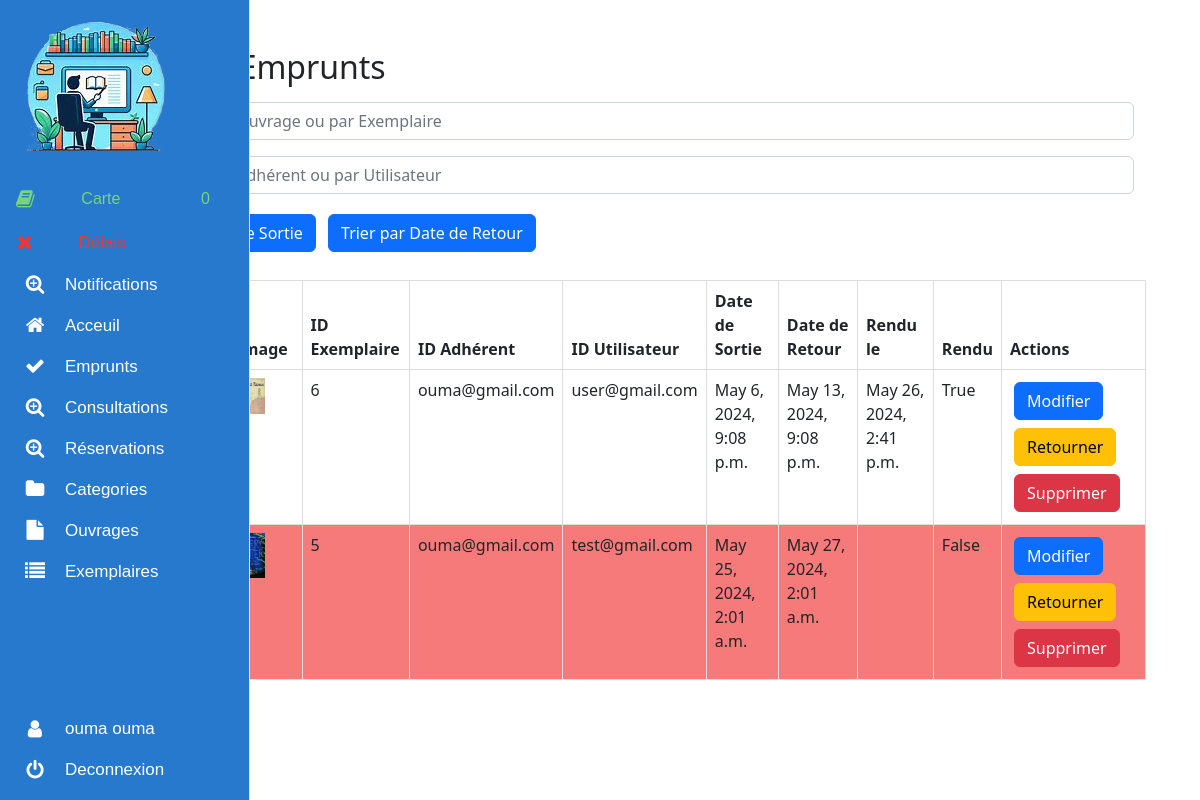
The page /liste_emprunt/ (signed in) on the database its author committed.
### biblio_app/models.py (models this page shows, shortened)
class Emprunter(models.Model):
    id_emprunt = models.AutoField(primary_key=True)
    exemplaire = models.ForeignKey(Exemplaire, on_delete=models.CASCADE)
    ouvrage = models.ForeignKey(Ouvrage, on_delete=models.CASCADE)
    bibliothecaire_id = models.ForeignKey(Bibliothecaire, on_delete=models.CASCADE)
    utilisateur = models.ForeignKey(Utilisateur, on_delete=models.CASCADE)
    date_sortie = models.DateTimeField(default=timezone.now)
    date_retour = models.DateTimeField(null=True, blank=True)
    date_rendu = models.DateTimeField(null=True, blank=True)
    rendu = models.BooleanField(default=False)
    num_extensions=models.IntegerField(default=0)

class Ouvrage(models.Model):
    ISBN  = models.CharField(max_length=100,primary_key=True)
    titre = models.CharField(max_length=80)
    type = models.CharField(max_length=20)
    auteur  = models.CharField(max_length=50)
    categorie  = models.ForeignKey(Categorie , on_delete=models.CASCADE , default=1)
    edition  = models.CharField(max_length=80)
    image = models.ImageField(upload_to='uploads/ouvrage/')
    description =models.CharField(max_length=300,default='')
    num_exemplaire = models.PositiveIntegerField(default=0)
    num_exmp_dispo = models.PositiveIntegerField(default=0)

class Exemplaire(models.Model):
    id_exemplaire = models.AutoField(primary_key=True,unique=True)
    deteriore = models.BooleanField(default=False)
    perdu = models.BooleanField(default=False)
    empruntable = models.BooleanField(default=False)
    ouvrage = models.ForeignKey(Ouvrage, on_delete=models.CASCADE)
    disponible = models.BooleanField(default=True)
    def __init__(self, *args, **kwargs):
        super(Exemplaire, self).__init__(*args, **kwargs)
        if self.pk is None:
            self.deteriore = False
            self.perdu = False

class Personne(AbstractBaseUser, PermissionsMixin):
    image = models.ImageField(upload_to='uploads/users/image/', null=True, blank=True,default="assets/profile_user.jpeg")
    email = models.EmailField(unique=True)
    nom = models.CharField(max_length=100)
    prenom = models.CharField(max_length=100)
    telephone = models.CharField(max_length=20)
    password=models.CharField(max_length=50)
    is_active = models.BooleanField(default=True)
    is_staff = models.BooleanField(default=False)
    USERNAME_FIELD = 'email'
    REQUIRED_FIELDS = ['nom','prenom','password']
    ROLE_CHOICES = (
        ('UTILISATEUR', 'Utilisateur'),
        ('BIBLIOTHECAIRE', 'Bibliothecaire'),
        ('ADMINSUP', 'AdminSup'),
    )
    role = models.CharField(max_length=20, choices=ROLE_CHOICES, default='UTILISATEUR')
    objects = PersonneManager()

### biblio_app/views.py (the view)
# urls.py: path('liste_emprunt/', views.liste_emprunt, name='liste_emprunt'),
@login_required
def liste_emprunt(request):
    if is_bibliothecaire(request) :
        emprunt_list = Emprunter.objects.all().order_by('id_emprunt')
        ouvrages = Ouvrage.objects.all()
        exemplaires = Exemplaire.objects.all()
        paginator = Paginator(emprunt_list, 10)  # Show 10 categories per page
        page_number = request.GET.get('page')
        emprunts = paginator.get_page(page_number)
        return render(request, 'liste_emprunt.html', {'emprunts': emprunts, 'ouvrages': ouvrages, 'exemplaires': exemplaires,'showing':True})
    else :
        messages.error(request, "Vous n'êtes pas autorisé à accéder à cette page.")
        return redirect('home')

### biblio_app/models.py (called while the page is built)
    def __str__(self):
        return f"{self.email}"

### biblio_app/views.py (called while the page is built)
@login_required
def is_bibliothecaire(request):
    if not request.user.is_authenticated:
        return redirect('login_user')
    elif request.user.role == 'BIBLIOTHECAIRE':
        return True
    else:
        return False

### cart/cart.py (called while the page is built)
    def __len__(self):
        return len(self.cart)

### cart/context_processors.py (called while the page is built)
def cart(request):
    return {'cart':Cart(request)}

### biblio_app/templates/liste_emprunt.html (shortened to what this page needs)
{% extends 'admin_nav.html' %}{% block content %}
<div class="container mt-5">
  <h2>Liste des Emprunts</h2>
<div class="container mt-3">
  <input type="text" id="searchOuvrage" class="form-control" placeholder="Recherche par Ouvrage ou par Exemplaire">
</div>
<div class="container mt-3">
  <input type="text" id="searchBibliothecaire" class="form-control" placeholder="Recherche par Adhérent ou par Utilisateur">
</div>
  <div class="container mt-3">
    <button class="btn btn-primary" onclick="sortTable(6)">Trier par Date de Sortie</button>
    <button class="btn btn-primary" onclick="sortTable(7)">Trier par Date de Retour</button><br><br>
  </div>
  <table class="table">
    <thead>
      <tr>
        <th>ID</th>
        <th>Ouvrage</th>
        <th>Image</th>
        <th>ID Exemplaire</th>
        <th>ID Adhérent</th>
        <th>ID Utilisateur</th>
        <th>Date de Sortie</th>
        <th>Date de Retour</th>
        <th>Rendu le</th>
        <th>Rendu</th>
        <th>Actions</th>
      </tr>
    </thead>
    <tbody>
      {% for emprunt in emprunts %}
        <tr>
          <td>{{ emprunt.id_emprunt }}</td>
          <td>{{ emprunt.ouvrage.titre }}</td>
          <td><img src="{{ emprunt.ouvrage.image.url }}" style="max-width: 50%; height: auto;"></td>
          <td>{{ emprunt.exemplaire.id_exemplaire }}</td>
          <td>{{ emprunt.bibliothecaire_id }}</td>
          <td>{{ emprunt.utilisateur.email }}</td>
          <td>{{ emprunt.date_sortie }}</td>
          <td>{{ emprunt.date_retour }}</td>
          <td>{% if emprunt.rendu %}{{ emprunt.date_rendu }}{% endif %}</td>
          <td>{{ emprunt.rendu }}</td>
          <td>
            {% if request.user.role == 'BIBLIOTHECAIRE' %}
            <button class="btn btn-primary modify-btn" data-toggle="modal" data-target="#modifyModal" data-emprunt-id="{{ emprunt.id_emprunt }}">Modifier</button>
            {% endif %}
            <button class="btn btn-warning" data-id_emprunt="{{ emprunt.id_emprunt }}" id="returnButton">Retourner</button>
            <button class="btn btn-danger delete-btn" data-id_emprunt="{{ emprunt.id_emprunt }}" id="deleteButton">Supprimer</button>
          </td>
        </tr>
      {% endfor %}
    </tbody>
  </table>
  <div class="pagination">
    <nav aria-label="Page navigation">
      <ul class="pagination">
          {% for num in emprunts.paginator.page_range %}
          <li class="page-item {% if page_obj.number == num %}active{% endif %}"><a class="page-link" href="?page={{ num }}">{{ num }}</a></li>
          {% endfor %}
      </ul>
  </nav>
  </div>
</div>
{% endblock content %}

### biblio_app/static/css/admin_nav.css (style rules this page uses)
nav { -webkit-user-select:none; -moz-user-select:none; -ms-user-select:none; -o-user-select:none; user-select:none; }
nav ul,nav li { outline:0; margin:0; padding:0; }

### biblio_app/templates/liste_emprunt.html (style rules this page uses)
button { margin: 4px; }
table { border-collapse: collapse; width: 100%; }
th, td { border: 1px solid #dddddd; text-align: left; padding: 8px; }
th { background-color: #f2f2f2; }
.pagination { margin-top: 20px; }
.deadline-surpassed { background-color: #f67a7a; }

### rows shown on the page
Emprunter: id_emprunt "19", ouvrage.image (picture), exemplaire.id_exemplaire "6", bibliothecaire_id "ouma@gmail.com", utilisateur.email "user@gmail.com", date_sortie "May 6, 2024, 9:08 p.m.", date_retour "May 13, 2024, 9:08 p.m.", date_rendu "May 26, 2024, 2:41 p.m.", rendu "True"
Emprunter: id_emprunt "23", ouvrage.image (picture), exemplaire.id_exemplaire "5", bibliothecaire_id "ouma@gmail.com", utilisateur.email "test@gmail.com", date_sortie "May 25, 2024, 2:01 a.m.", date_retour "May 27, 2024, 2:01 a.m.", rendu "False"

### other values the page prints
{{ num }} "1"
